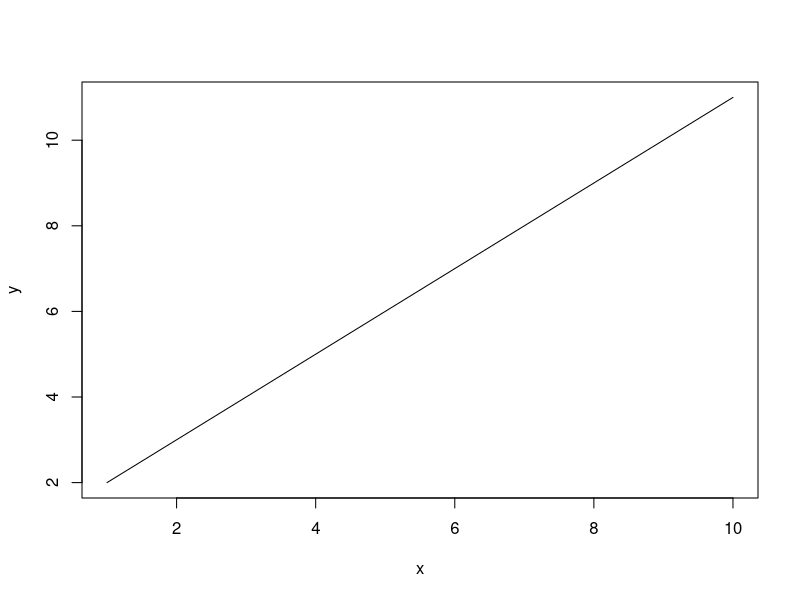
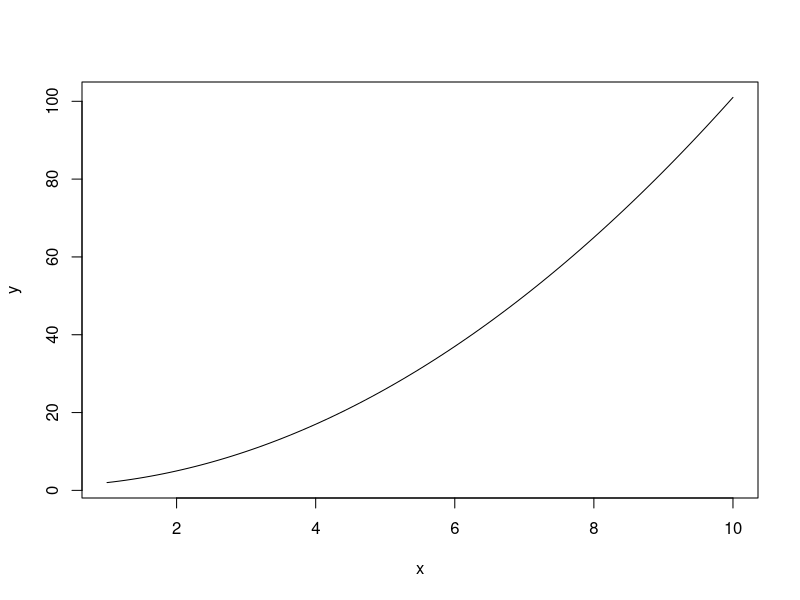
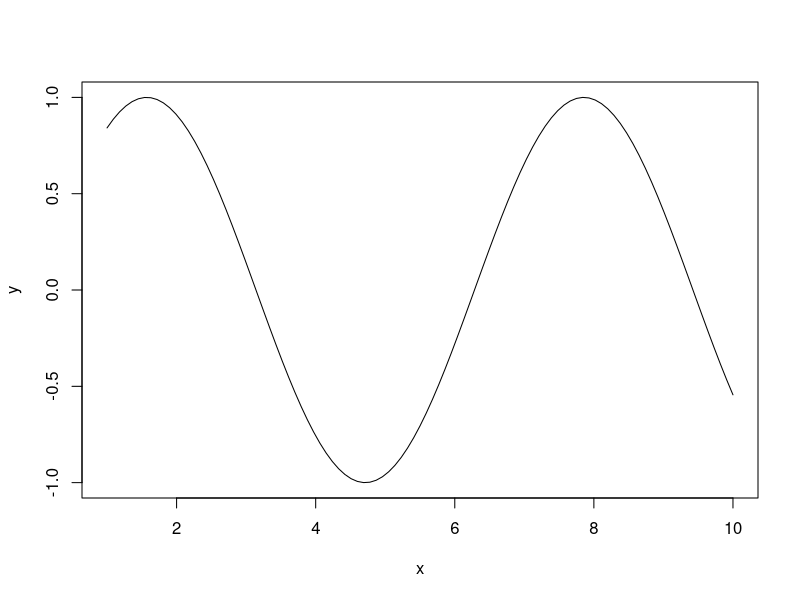
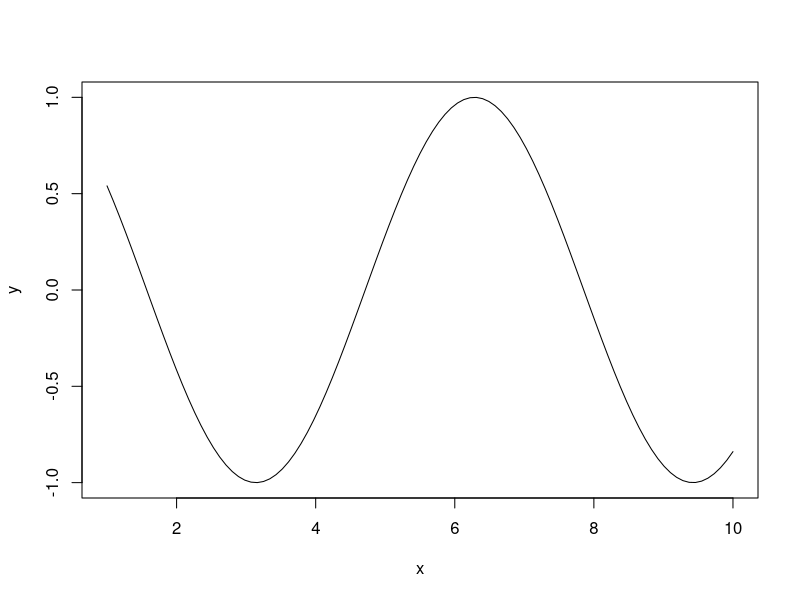
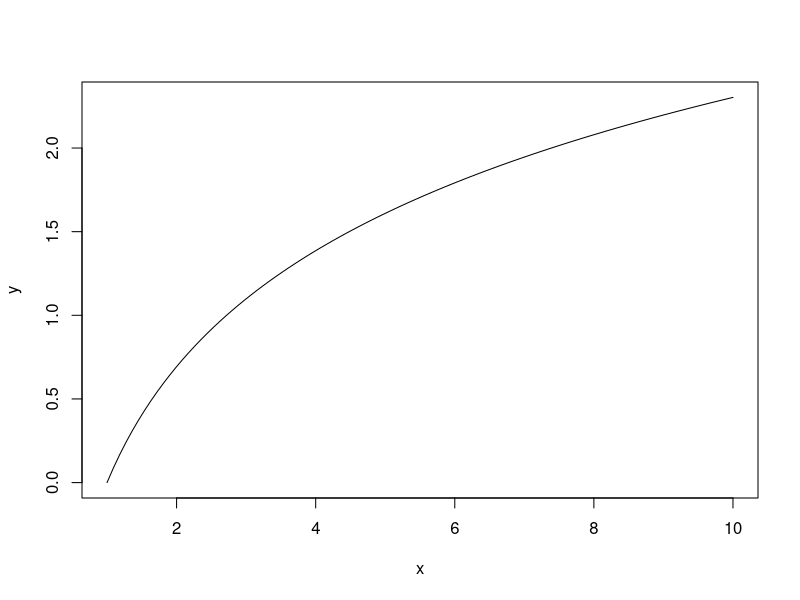
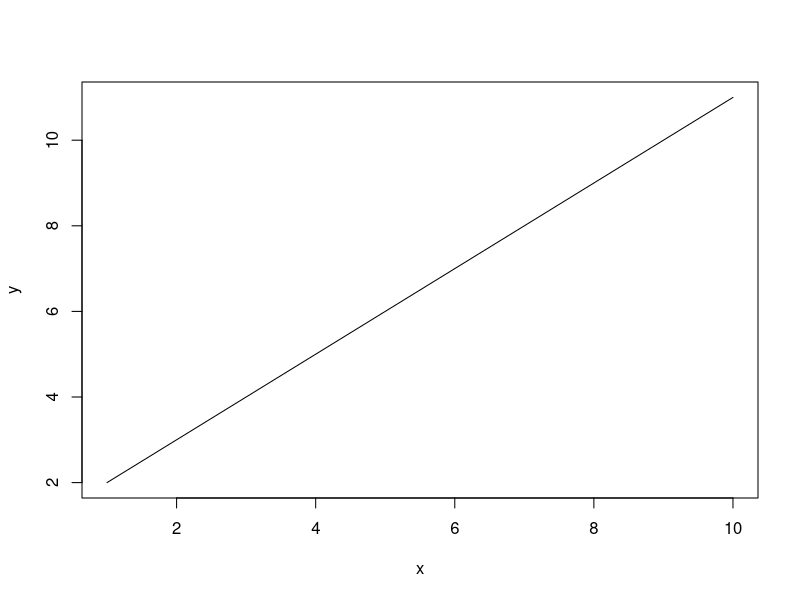
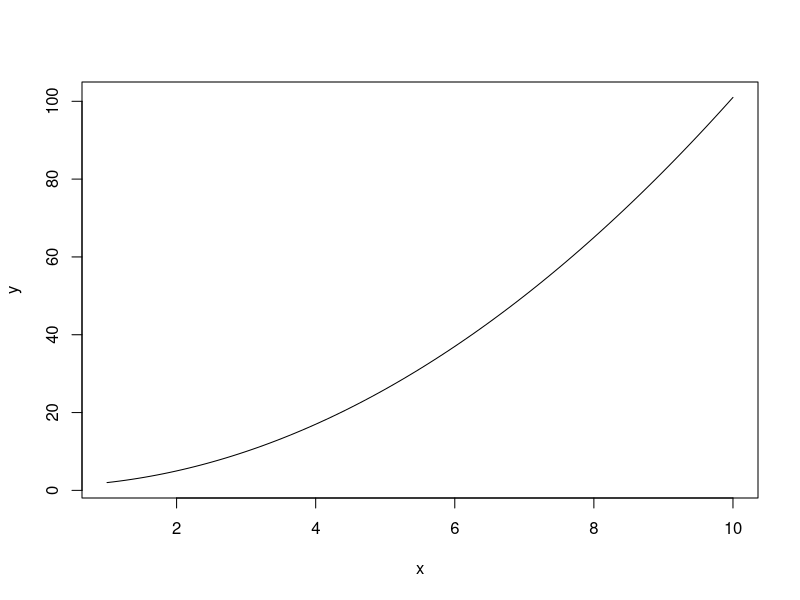
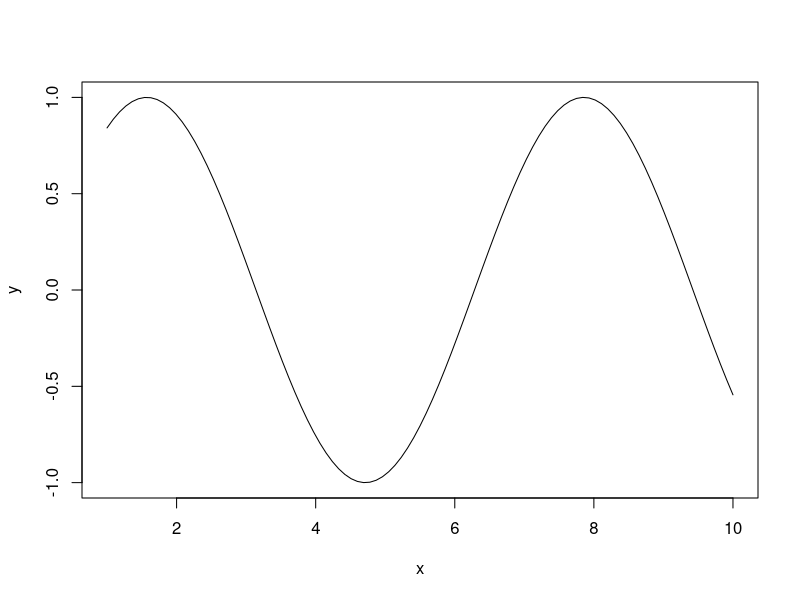

Write R code to recreate these figures, in order.
## ---- chunk 1
knitr::opts_chunk$set(echo = TRUE)
## ---- chunk 2
  x = c(1,2,3,4)
  y = seq(1:10)
  z = seq(2,10,2)
  w = rep(0,10)
  y[3] = 1
## ---- chunk 3
  curve(x+1, from=1, to=10 ,xlab="x", ylab="y")
  curve((x^2)+1, from=1, to=10, xlab="x", ylab="y")
  curve(sin(x), from=1, to=10, xlab="x", ylab="y")
  curve(cos(x), from=1, to=10, xlab="x", ylab="y")
  curve(log(x), from=1, to=10, xlab="x", ylab="y")
## ---- chunk 4
  curve(x+1, from=1, to=10 ,xlab="x", ylab="y")
  curve((x^2)+1, from=1, to=10, xlab="x", ylab="y")
  curve(sin(x), from=1, to=10, xlab="x", ylab="y")
  curve(cos(x), from=1, to=10, xlab="x", ylab="y")
  curve(log(x), from=1, to=10, xlab="x", ylab="y")
## ---- chunk 5
library(readr)
dat <- read_csv("./pizzadelivery.csv")
  #str(dat)
  #dim(dat)
  #colnames(dat)
  #names(dat)
  #nrow(dat)
  #ncol(dat)
  #head(dat)
  #tail(dat)
  dat["temperature"] = (dat["temperature"] * (9/5)) + 32
  dat[dat$driver == 'Domenico',]
  dat[dat$pizzas >= 4,"day"]
## ---- chunk 6
  fi <- table(dat$driver)
  hi <- fi/length(dat$driver)
  barplot(fi)
  tabla <- cbind(fi,hi)
## ---- chunk 7
table(dat[dat$free_wine==TRUE,7])
## ---- chunk 8
table(dat[dat$free_wine==T & dat$got_wine==T,6])
## ---- chunk 9
    # temperature
    library(readr)
    db <- read_csv("./pizzadelivery.csv")
    # Variable: Time
    temp_list <- db$temperature;
    
    # Calculate information to create frequency table
    min<- min(temp_list);
    max <- max(temp_list);
    length <- length(temp_list);
    range <- max - min;
    class_num <- round(1 + log(length, 2));
    class_width <- round(range / class_num, 2);
    
    print(c("Min", min));
    print(c("Max", max));
    print(c("Length", length));
    print(c("Range", range));
    print(c("Class Number", class_num));
    print(c("Class Width", class_width));
    
    #Calculate intervals and midpoints
    sequ <- seq(min, max + class_width, class_width);
    intervals <- cut(temp_list, sequ, right = TRUE, include.lowest = TRUE);
    abs_freq <- table(intervals);
    midpoints <- round((head(sequ, -1) + diff(sequ) / 2), 2);
    
    #Generate frequency table
    freq_table = cbind(
        Mark = midpoints,
        Abs = abs_freq, 
        Reltv = round(abs_freq / length(temp_list), 2), 
        Acm = cumsum(abs_freq),
        ReAcm = round(cumsum(abs_freq) / length(temp_list))
    );
    
    print(freq_table);
    #fi = hist(dat$temperature)
## ---- chunk 10
  #time
  min = min(dat$time)
  max = max(dat$time)
  k = 5
  A = (max-min)/ k
  
  intervals = cut(dat$time, breaks=seq(min, max, by = A), Right = TRUE, include.lowest=TRUE)
  fi = table(intervals)
  
  porc = (fi/ length(dat$time))*100 
  cbind(fi,porc)
  
## ---- chunk 11
  # bill
  fi = hist(dat$bill)
## ---- chunk 12
  fi = table(dat$pizzas)
  hi  = fi/length(dat$pizzas)
  # porc = (fi/ length(dat$pizzas))*100 
  barplot(fi)
  
